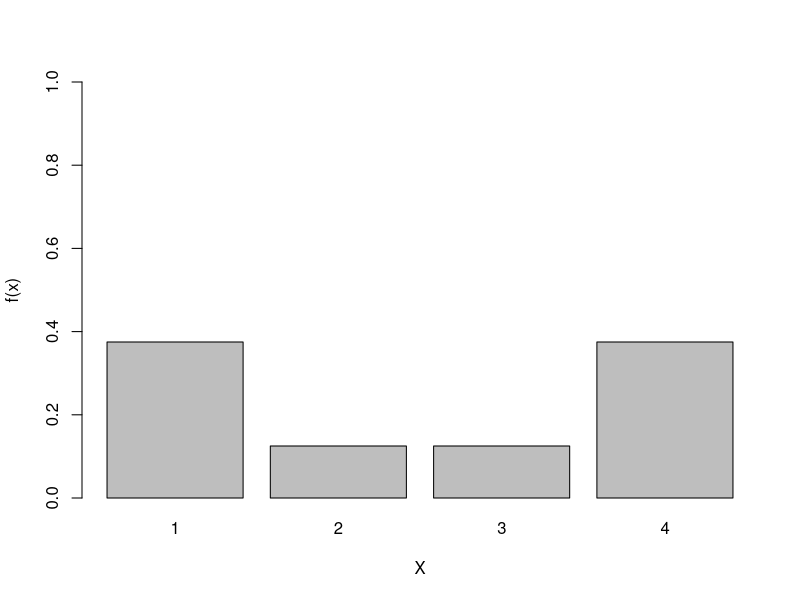
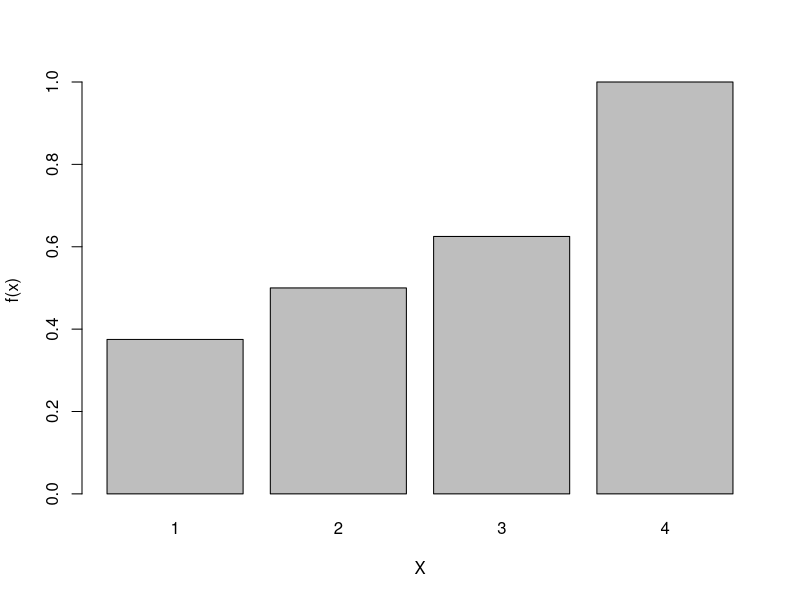
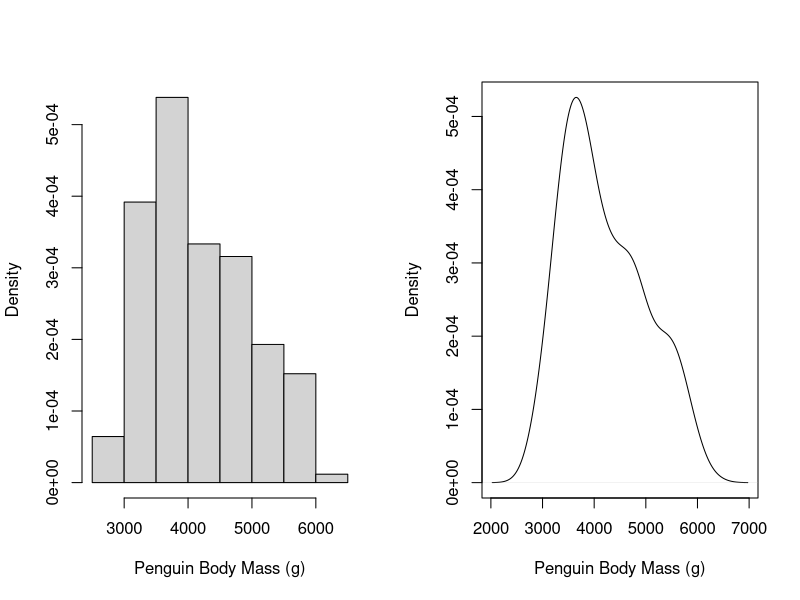
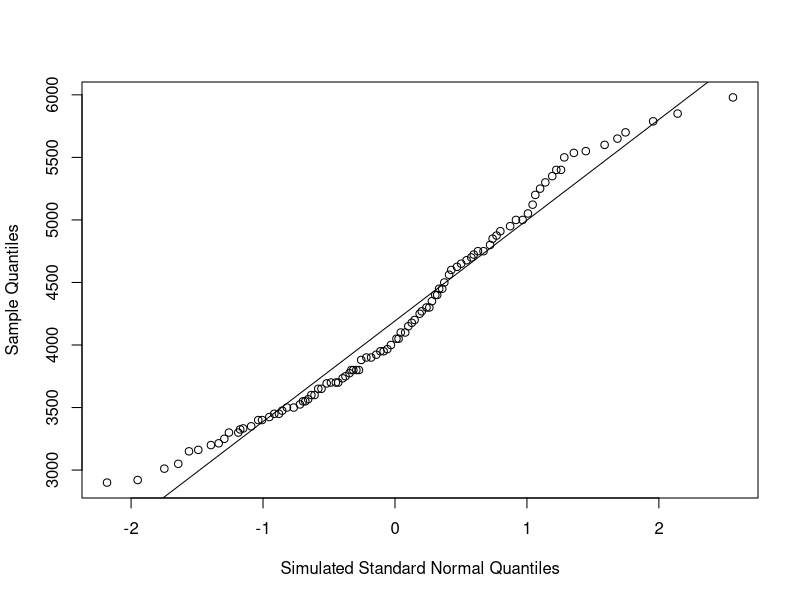
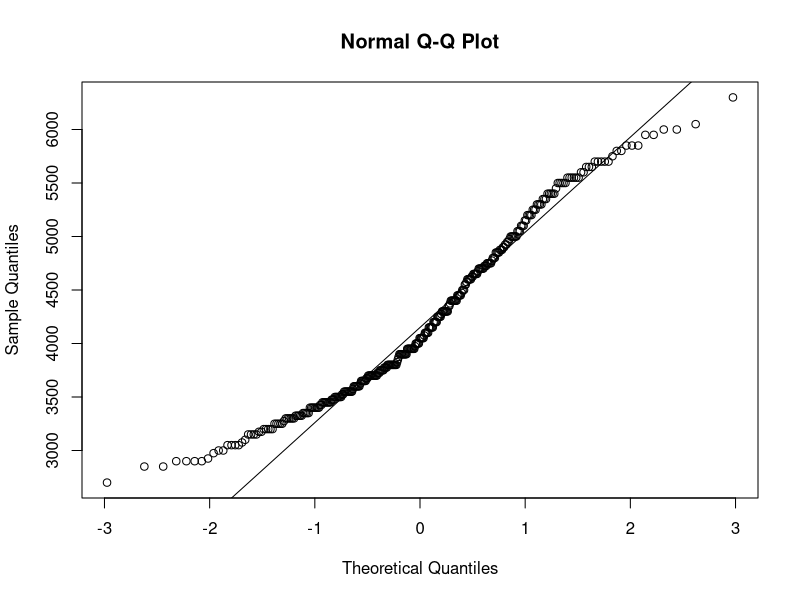

Source code (R) for these figures, in order:
## ---- chunk 1
#| label: load-packagesa
#| include: true

library(palmerpenguins)
## ---- chunk 2
    fx <- c(3/8,1/8,1/8,3/8)
    X <- c(1,2,3,4)
    # realized I do not need this: prob1C.table <- data.frame(fx,X)

    barplot(fx, xlab="X", ylab="f(x)", names.arg = c("1","2","3","4"), ylim = c(0,1))
## ---- chunk 3
    Fx <- c(3/8,((3/8)+(1/8)),((3/8)+(1/8)+(1/8)),((3/8)+(1/8)+(1/8)+(3/8)))
    # realized I do not need this: prob1D.table <- data.frame(Fx,X)

    barplot(Fx, xlab = "X", ylab = "f(x)", names.arg = c("1","2","3","4"))
## ---- chunk 4
#the par function is a handy tool for making side-by-side plots in base R
#BUT for publication-quality multi-panel figures, I recommend learning ggplot 
#in combination withthe ggpubr package
#This command tells us to lay out plots in one row and two columns
par(mfrow=c(1,2))

#plot one is a histogram, use ?hist() for documentation
#try playing with the "breaks" argument
hist(penguins$body_mass_g,
     freq=FALSE, #Tells R to plot density rather than frequency on Y-axis
     main="",
     xlab="Penguin Body Mass (g)")

#plot two is a density plot, use ?density() for documentation
#try playing with the "bw" argument
plot(density(penguins$body_mass_g,na.rm=T),
     main="",
     xlab="Penguin Body Mass (g)")

#Make sure to set this back to one row and one column for your next figures
par(mfrow=c(1,1))
## ---- chunk 5
quantile(x = penguins$body_mass_g,
         probs = 0.90,
         na.rm=T) # we need to tell this function to ignore the NA values 
## ---- chunk 6
#First let's generate some data from a standard normal distribution
norm_data <- rnorm(1000)

#Let's now calculate the quantiles for our penguins
quantiles_penguins <- quantile(x = penguins$body_mass_g,
         probs = seq(0.01,0.99,0.01),
         na.rm=T)

#And for our theoretical distribution
quantiles_norm <- quantile(x = norm_data,
         probs = seq(0.01,0.99,0.01))

#Now, let's plot them against one another
plot(quantiles_norm,quantiles_penguins,
     xlab="Simulated Standard Normal Quantiles",
     ylab="Sample Quantiles")
#For good measure, let's add a trend line to make it easier to visualize
abline(lm(quantiles_penguins~quantiles_norm))
## ---- chunk 7
qqnorm(penguins$body_mass_g)
qqline(penguins$body_mass_g)
